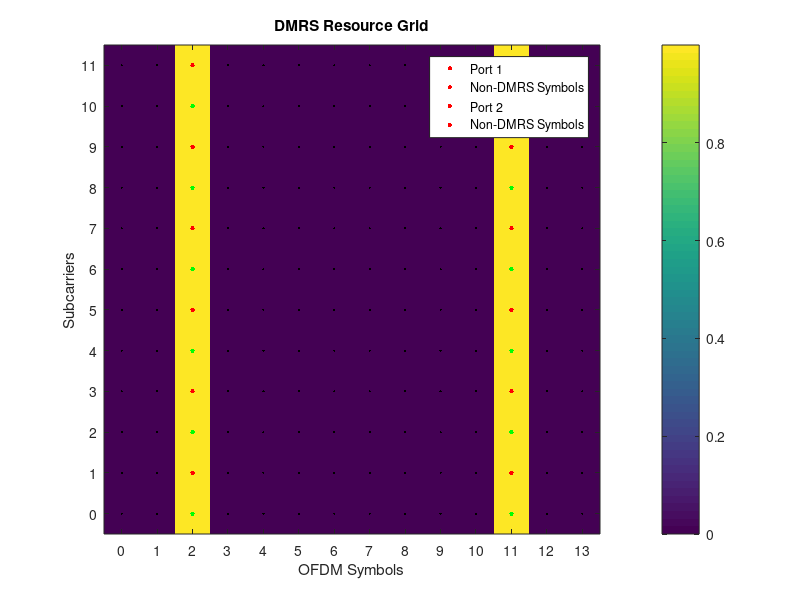

Reproduce this figure in MATLAB.
function dmrs_simulation()
    % 参数设置
    N_RB = 1;                % 资源块数量
    num_ports = 2;           % 天线端口数
    dmrs_symbols = [2, 11];  % DMRS符号位置（0-based）
    comb_offset = [0, 1];    % 梳状偏移量（0或1）
    cyclic_shift = [0, 3];   % 循环移位量（子载波数）
    c_init = 123;            % 伪随机序列初始化值
    dmrs_type = 1;           % DMRS类型（1 或 2）

    % 派生参数
    N = 6 * N_RB;            % 每个端口的DMRS子载波数
    num_subcarriers = 12 * N_RB; % 总子载波数
    num_symbols = 14;         % 时隙内的OFDM符号数
    
    % 生成伪随机序列
    c = generate_pr_seq(c_init, 2*N);
    
    % 生成基序列
    real_part = 1 - 2*c(1:2:2*N);
    imag_part = 1 - 2*c(2:2:2*N);
    base_seq = (real_part + 1i*imag_part)/sqrt(2);
    
    % 生成端口DMRS序列
    dmrs_sequences = zeros(num_ports, N);
    for port = 1:num_ports
        phase = exp(1i*2*pi*cyclic_shift(port)*(0:N-1)/N);
        dmrs_sequences(port,:) = base_seq .* phase;
    end

    % 应用 OCC
    if dmrs_type == 1
        % Type 1: OCC [1, 1] 和 [1, -1]
        occ = [1, 1; 1, -1];
    elseif dmrs_type == 2
        % Type 2: OCC [1, 1, 1, 1] 和 [1, -1, 1, -1]
        occ = [1, 1, 1, 1; 1, -1, 1, -1];
    else
        error('Unsupported DMRS type');
    end

    % 创建资源网格
    resource_grid = zeros(num_subcarriers, num_symbols);
    
    % 映射到资源网格
    dmrs_subcarriers = zeros(num_ports, N); % 用于记录 DMRS 子载波位置
    for port = 1:num_ports
        if dmrs_type == 1
            % Type 1: 梳状结构
            subcarriers = comb_offset(port) + 2*(0:N-1);
        elseif dmrs_type == 2
            % Type 2: 块状结构
            subcarriers = (port-1)*N + (1:N);
        end
        dmrs_subcarriers(port, :) = subcarriers; % 记录 DMRS 子载波位置
        for sym = dmrs_symbols
        % 应用 OCC
        if dmrs_type == 1
            % Type 1: OCC [1, 1] 和 [1, -1]
            occ = [1, 1; 1, -1];
            for port = 1:num_ports
                % 将 dmrs_sequences 重塑为 2 x (N/2)
                reshaped_seq = reshape(dmrs_sequences(port, :), [2, N/2]);
                % 扩展 occ(port, :) 为 2 x (N/2)
                occ_expanded = repmat(occ(port, :)', 1, N/2);
                % 逐元素乘法
                dmrs_sequences(port, :) = reshape(reshaped_seq .* occ_expanded, 1, N);
            end
        elseif dmrs_type == 2
            % Type 2: OCC [1, 1, 1, 1] 和 [1, -1, 1, -1]
            occ = [1, 1, 1, 1; 1, -1, 1, -1];
            for port = 1:num_ports
                % 将 dmrs_sequences 重塑为 4 x (N/4)
                reshaped_seq = reshape(dmrs_sequences(port, :), [4, N/4]);
                % 扩展 occ(port, :) 为 4 x (N/4)
                occ_expanded = repmat(occ(port, :)', 1, N/4);
                % 逐元素乘法
                dmrs_sequences(port, :) = reshape(reshaped_seq .* occ_expanded, 1, N);
            end
        else
            error('Unsupported DMRS type');
        end
            resource_grid(subcarriers+1, sym+1) = dmrs_sequences(port,:);
        end
    end

    % 绘制资源网格
    figure;
    imagesc(abs(resource_grid));
    xlabel('OFDM Symbols');
    ylabel('Subcarriers');
    title('DMRS Resource Grid');
    colorbar;

    % 添加子载波索引
    yticks(1:num_subcarriers);
    yticklabels(arrayfun(@num2str, num_subcarriers-1:-1:0, 'UniformOutput', false));

    % 添加 OFDM 符号索引
    xticks(1:num_symbols);
    xticklabels(arrayfun(@num2str, 0:num_symbols-1, 'UniformOutput', false));

    % 定义颜色
    colors = ['r', 'g', 'b', 'k']; % 为每个端口分配不同颜色

    % 标记 DMRS 符号和非 DMRS 符号
    hold on;
    for port = 1:num_ports
        color = colors(port); % 选择当前端口的颜色
        for sym = dmrs_symbols
            dmrs_sc = dmrs_subcarriers(port, :);
            % 标记 DMRS 符号
            plot(sym+1, dmrs_sc+1, '.', 'Color', color, 'MarkerSize', 10); % 使用红色点标记 DMRS 符号
        end
    end
    % 标记非 DMRS 符号
    non_dmrs_symbols = setdiff(0:num_symbols-1, dmrs_symbols);
    for sym = non_dmrs_symbols
        plot(sym+1, 1:num_subcarriers, '.', 'Color', 'k', 'MarkerSize', 5); % 使用黑色点标记非 DMRS 符号
    end
    hold off;

    % 添加图例
    legend_entries = [arrayfun(@(p) ['Port ', num2str(p)], 1:num_ports, 'UniformOutput', false); repmat({'Non-DMRS Symbols'}, 1, num_ports)];   
    legend(legend_entries{:});
end

function seq = generate_pr_seq(c_init, len)
    % 生成伪随机序列（Gold序列）
    Nc = 1600;               % 初始垃圾比特数
    total_len = Nc + len;    % 总序列长度
    
    % 初始化x1寄存器
    x1 = zeros(1, total_len + Nc + 31);  % 扩展长度以避免索引越界
    x1(1) = 1;  % x1[0]=1, others=0
    
    % 初始化x2寄存器
    x2 = zeros(1, total_len + Nc + 31);
    for i = 0:30
        x2(i+1) = bitand(bitshift(c_init, -i), 1);
    end
    
    % 生成扩展序列
    for n = 31:(total_len + Nc + 31 - 1)
        x1(n+1) = mod(x1(n-31+1) + x1(n-3+1), 2);
        x2(n+1) = mod(x2(n-31+1) + x2(n-3+1) + x2(n-2+1) + x2(n-1+1), 2);
    end
    
    % 生成输出序列
    c = zeros(1, total_len);
    for n = 1:total_len
        c(n) = mod(x1(n+Nc) + x2(n+Nc), 2);
    end
    seq = c(Nc+1:Nc+len);
end 